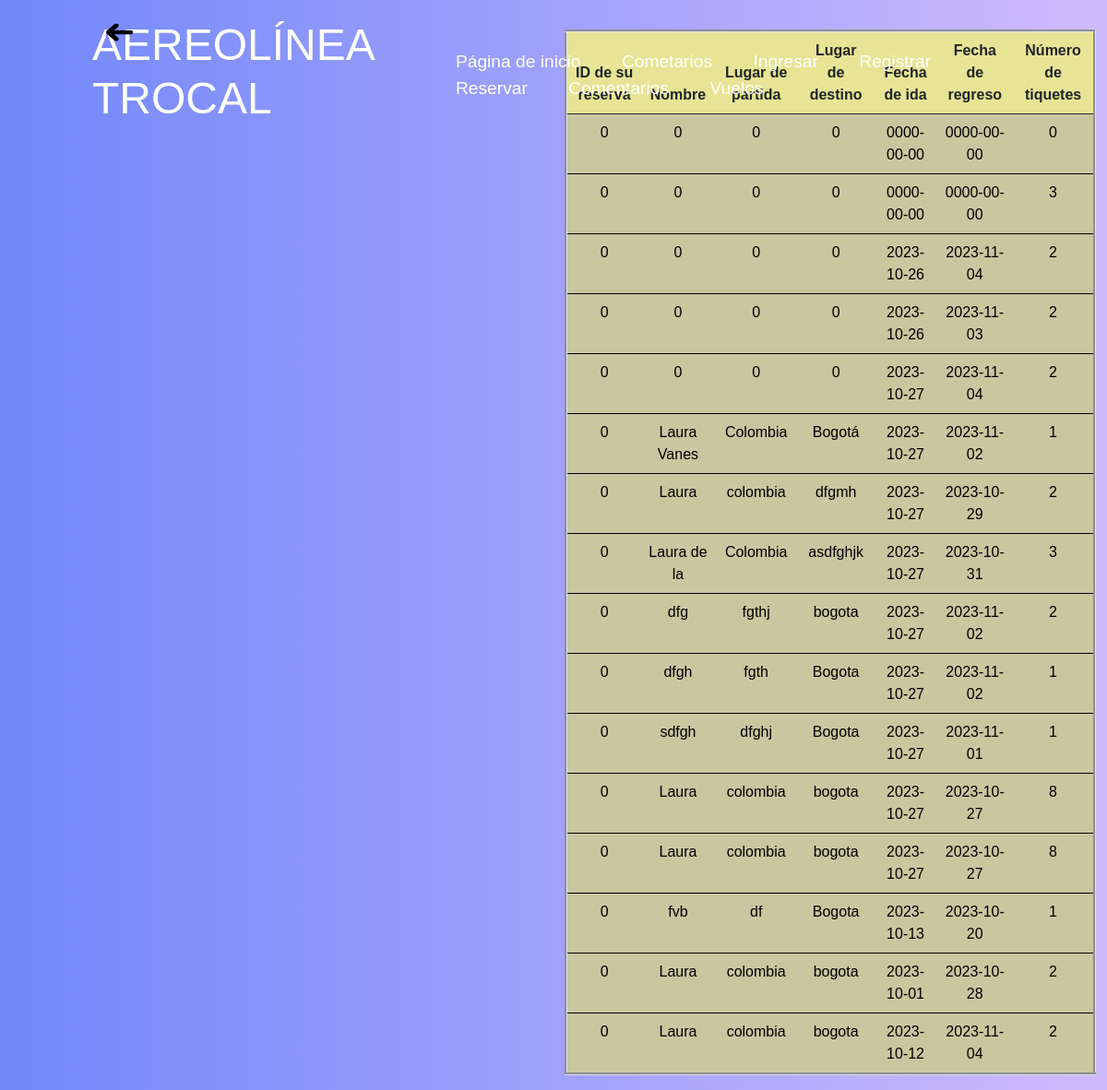
The page /mis_vuelos.php on the database its author committed.
### tables this page shows
CREATE TABLE `reserva` (
  `ID_Vuelo` int(10) NOT NULL,
  `ID_Reserva` int(10) NOT NULL,
  `nombre` varchar(11) NOT NULL,
  `paisorigen` text NOT NULL,
  `paisdestino` text NOT NULL,
  `tipo` text NOT NULL,
  `fechaida` date NOT NULL,
  `fecharegreso` date NOT NULL,
  `Ntiquetes` int(3) NOT NULL
);

### mis_vuelos.php (the view, shortened to what this page needs)
<?php
include("cabecera.php");
?>
<!DOCTYPE html>
<html lang="en">
<head>
    <link rel="stylesheet" href="style.css">
    <link href="https://cdn.jsdelivr.net/npm/bootstrap@5.0.2/dist/css/bootstrap.min.css" rel="stylesheet">
</head>
<body>
</body>
</html>
<header>
    <br>
    <div class="container">
        <div class="imagen6">
            <a href="adminHead.php">
                <span class="icon">
                    <img src="imagenes/imagen8.jpg" width="35" height="30">
                </span>
            </a>
        </div>
    </div>
</header>
<body>
    <br><br>
<div class="container-sm">
    <table border="3"  class="table caption-top">
        <thead>
            <tr>
            <th scope="col"> ID de su reserva</th>
                <th scope="col"> Nombre</th>
                <th scope="col"> Lugar de partida</th>
                <th scope="col">Lugar de destino</th>
                <th scope="col">Fecha de ida</th>
                <th scope="col">Fecha de regreso</th>
                <th scope="col">Número de tiquetes</th>
            </tr>
        </thead>
        <tbody>
            <?php
            require_once('conexion.php');
             $sql='SELECT  ID_Reserva, nombre, paisorigen, paisdestino, fechaida, fecharegreso, Ntiquetes FROM reserva';
            $stmt= $conexion->prepare($sql);
            $result = $stmt->execute();
            $rows= $stmt->fetchAll(\PDO::FETCH_ASSOC);
            foreach ($rows as $row) {
                ?>
                <tr>
                    <td><?php print($row['ID_Reserva']) ?></td>
                    <td><?php print($row['nombre']) ?></td>
                    <td><?php print($row['paisorigen']) ?></td>
                    <td><?php print($row['paisdestino']) ?></td>
                    <td><?php print($row['fechaida']) ?></td>
                    <td><?php print($row['fecharegreso']) ?></td>
                    <td><?php print($row['Ntiquetes']) ?></td>
                </tr>
            <?php
            }
            ?>
        </tbody>
    </table>
</div>
</body>

### style.css (style rules this page uses)
body { min-height: 300vh; display: flex; justify-content: center; align-items: center; background-image: url(imagenes/imagen3.jpg); background-repeat: no-repeat; background-size: cover; background-attachment: fixed; }
* { margin:0; padding: 0; box-sizing: border-box; }
body { display: flex; justify-content: center; align-items: center; min-height: 100vh; font-family: "Raleway", sans-serif; background-color: #eef4fd; font-family: Arial; }
table { border-spacing: 0; margin-top: 2rem; }
table thead { background-color: #e7e495; }
table thead th { padding: 10px; text-align:center; }
table tbody tr td { padding: 10px; text-align: center; border-bottom: 1px solid #000000; }
table tbody tr { text-align: center; color: #000000; background-color: #c8c7a0; }
.container { text-align: left; }
.imagen6 { width: 100px; }
* { margin: 0; padding: 0; box-sizing: border-box; font-family: "Poppins" , sans-serif; }
body { background-image: url(imagenes/imagen4.jpg); display: flex; justify-content: center; align-items: center; min-height: 100vh; background-size: cover; background-position: center; }
header { position: fixed; top: 0; left: 0; width: 100%; padding: 20px 100px; display: flex; justify-content: space-between; align-items: center; z-index: 99; }

### mis_vuelos.php (style rules this page uses)
body { background: #CFBBFC; background: linear-gradient(to right, #7287FA, #CFBBFC); }

### rows shown on the page
reserva: ID_Reserva "0", nombre "0", paisorigen "0", paisdestino "0", fechaida "0000-00-00", fecharegreso "0000-00-00", Ntiquetes "0"
reserva: ID_Reserva "0", nombre "0", paisorigen "0", paisdestino "0", fechaida "0000-00-00", fecharegreso "0000-00-00", Ntiquetes "3"
reserva: ID_Reserva "0", nombre "0", paisorigen "0", paisdestino "0", fechaida "2023-10-26", fecharegreso "2023-11-04", Ntiquetes "2"
reserva: ID_Reserva "0", nombre "0", paisorigen "0", paisdestino "0", fechaida "2023-10-26", fecharegreso "2023-11-03", Ntiquetes "2"
reserva: ID_Reserva "0", nombre "0", paisorigen "0", paisdestino "0", fechaida "2023-10-27", fecharegreso "2023-11-04", Ntiquetes "2"
reserva: ID_Reserva "0", nombre "Laura Vanes", paisorigen "Colombia", paisdestino "Bogotá", fechaida "2023-10-27", fecharegreso "2023-11-02", Ntiquetes "1"
reserva: ID_Reserva "0", nombre "Laura", paisorigen "colombia", paisdestino "dfgmh", fechaida "2023-10-27", fecharegreso "2023-10-29", Ntiquetes "2"
reserva: ID_Reserva "0", nombre "Laura de la", paisorigen "Colombia", paisdestino "asdfghjk", fechaida "2023-10-27", fecharegreso "2023-10-31", Ntiquetes "3"
reserva: ID_Reserva "0", nombre "dfg", paisorigen "fgthj", paisdestino "bogota", fechaida "2023-10-27", fecharegreso "2023-11-02", Ntiquetes "2"
reserva: ID_Reserva "0", nombre "dfgh", paisorigen "fgth", paisdestino "Bogota", fechaida "2023-10-27", fecharegreso "2023-11-02", Ntiquetes "1"
reserva: ID_Reserva "0", nombre "sdfgh", paisorigen "dfghj", paisdestino "Bogota", fechaida "2023-10-27", fecharegreso "2023-11-01", Ntiquetes "1"
reserva: ID_Reserva "0", nombre "Laura", paisorigen "colombia", paisdestino "bogota", fechaida "2023-10-27", fecharegreso "2023-10-27", Ntiquetes "8"
reserva: ID_Reserva "0", nombre "Laura", paisorigen "colombia", paisdestino "bogota", fechaida "2023-10-27", fecharegreso "2023-10-27", Ntiquetes "8"
reserva: ID_Reserva "0", nombre "fvb", paisorigen "df", paisdestino "Bogota", fechaida "2023-10-13", fecharegreso "2023-10-20", Ntiquetes "1"
reserva: ID_Reserva "0", nombre "Laura", paisorigen "colombia", paisdestino "bogota", fechaida "2023-10-01", fecharegreso "2023-10-28", Ntiquetes "2"
reserva: ID_Reserva "0", nombre "Laura", paisorigen "colombia", paisdestino "bogota", fechaida "2023-10-12", fecharegreso "2023-11-04", Ntiquetes "2"
